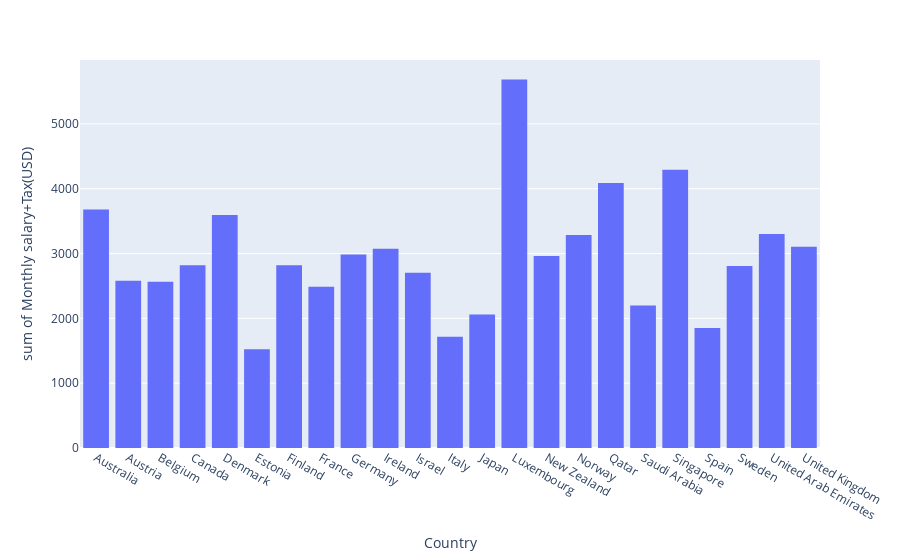

Notebook source saved alongside this figure:
### Code cell
import plotly.express as px
fig = px.histogram(new1, x="Country",y="Monthly salary+Tax(USD)")
fig.show()

### Figure 1 — Plotly figure (JSON) as saved in the notebook; plotly's stock layout.template omitted (floating-point values rounded to 4 significant figures)
{"data": [{"alignmentgroup": "True", "bingroup": "x", "histfunc": "sum", "hovertemplate": "Country=%{x}<br>sum of Monthly salary+Tax(USD)=%{y}<extra></extra>", "legendgroup": "", "marker": {"color": "#636efa", "pattern": {"shape": ""}}, "name": "", "offsetgroup": "", "orientation": "v", "showlegend": false, "type": "histogram", "x": ["Australia", "Austria", "Belgium", "Canada", "Denmark", "Estonia", "Finland", "France", "Germany", "Ireland", "Israel", "Italy", "Japan", "Luxembourg", "New Zealand", "Norway", "Qatar", "Saudi Arabia", "Singapore", "Spain", "Sweden", "United Arab Emirates", "United Kingdom"], "xaxis": "x", "y": [3679.0, 2580.0, 2563.0, 2819.0, 3596.0, 1525.0, 2818.0, 2487.0, 2985.0, 3073.0, 2703.0, 1717.0, 2060.0, 5686.0, 2963.0, 3287.0, 4086.0, 2198.0, 4294.0, 1852.0, 2808.0, 3300.0, 3106.0], "yaxis": "y"}], "layout": {"autosize": true, "barmode": "relative", "legend": {"tracegroupgap": 0}, "margin": {"t": 60}, "xaxis": {"anchor": "y", "autorange": true, "domain": [0, 1], "range": [-0.5, 22.5], "title": {"text": "Country"}, "type": "category"}, "yaxis": {"anchor": "x", "autorange": true, "domain": [0, 1], "range": [0, 5986.0], "title": {"text": "sum of Monthly salary+Tax(USD)"}, "type": "linear"}}}
